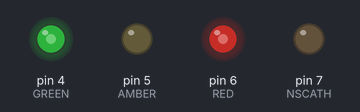
A sketch run on a simulated Arduino Uno, built with avr-gcc and run on an emulated ATmega328P. Parts: output pins drawn as LEDs (lit = HIGH).

Above: at 0.15 s.
At 8.1 s:
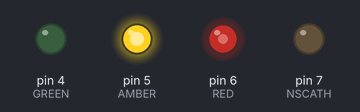
At 16.5 s:
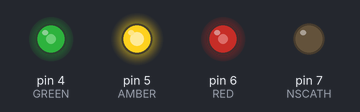
Timing chart, 0 to 18.0 s (numbered marks = the images above):
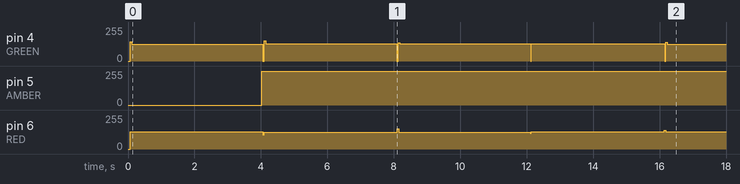

The sketch:

ARUSSELL-T3-TRAFFICLIGHTS-CHARLIE.ino
```cpp
#define GREEN 4               // GREEN leds Anode pin 4
#define AMBER 5               // AMBER leds Anode pin 5
#define RED 6                 // RED leds Anode pin 6
#define NSCATH 7              // NORTH SOUTH leds cathode
#define WECATH 8              // WEST EAST leds cathode

 int TLABEL = 100;            // VARIABLE integer TO TIME LIGHTS LIT STATE

  void setup() {
                              // Initialise pins High Impedance
  pinMode(RED, INPUT);        // High Impedance on RED leds Anode
  pinMode(AMBER, INPUT);      // High Impedance on AMBER leds Anode
  pinMode(GREEN, INPUT);      // High Impedance on GREEN leds Anode
  pinMode(NSCATH, INPUT);     // NORTH SOUTH Cathode  High Impedance
  pinMode(WECATH, INPUT);     // WEST EAST Cathode High Impedance
  }

  void NSRED(){

  pinMode(GREEN, INPUT);      // High Impedance on GREEN leds Anode.
  pinMode(AMBER, INPUT);      // High Impedance on AMBER leds Anode.
  pinMode(WECATH, INPUT);     // WEST EAST Cathode, High Impedance.
  pinMode(RED,OUTPUT);        // Change RED Anode from High Impedance to O/P mode, Low Impedance.
  digitalWrite(RED,HIGH);     // +5V to RED leds Anode, NS and WE.
  pinMode(NSCATH,OUTPUT);     // NORTH SOUTH Cathode (Ground) from High Impedance to O/P mode, Low Impedance.
  digitalWrite(NSCATH,LOW);   // NS Cathode write O/P LOW, sink 40mA, completes circuit on  NS RED. ON.
  delay(5);                   // 5 miliseconds, lit for persistance of vision illusion.

  digitalWrite(RED,LOW);      // 0V to RED leds Anode. OFF
  pinMode(RED,INPUT);         // RED leds Anode High Impedance.
  pinMode(NSCATH,INPUT);      // NORTH SOUTH Cathode High Impedance.
  }

  void WERED(){

  pinMode(GREEN, INPUT);      // High Impedance on GREEN leds Anode.
  pinMode(AMBER, INPUT);      // High Impedance on AMBER leds Anode.
  pinMode(NSCATH, INPUT);     // NORTH SOUTH CATHODE High Impedance.
  pinMode(RED, OUTPUT);       // Change RED Anode from High Impedance, to O/P mode, Low Impedance.
  digitalWrite(RED, HIGH);    // +5v RED leds Anode NS and WE.
  pinMode(WECATH, OUTPUT);    // WEST EAST Cathode (Ground) from High Impedance to O/P mode, Low Impedance.
  digitalWrite(WECATH,LOW);   // WE Cathode write O/P LOW, sink 40mA, completes circuit. WE RED. ON.
  delay(5);                   // 5 miliseconds, lit for persistance of vision illusion.

  digitalWrite(RED, LOW);     // 0V to RED leds Anode. OFF.
  pinMode(RED, INPUT);        // RED leds Anode High Impedance.
  pinMode(WECATH, INPUT);     // WEST EAST Cathode High Impedance.
  }

  void NSREDAMBER(){

  pinMode(GREEN, INPUT);      // High Impedance on GREEN leds Anode.
  pinMode(WECATH, INPUT);     // WEST EAST Cathode High Impedance.
  pinMode(RED,OUTPUT);        // Change RED Anode from High Impedance to Low Impedance, O/P mode.
  pinMode(AMBER, OUTPUT);     // Change AMBER Anode from High Impedance to Low Impedance, O/P mode.
  digitalWrite(RED,HIGH);     // +5V to RED leds Anode, NS and WE.
  digitalWrite(AMBER,HIGH);   // +5V to AMBER leds Anode, NS and WE.
  pinMode(NSCATH,OUTPUT);     // NORTH SOUTH Cathode (GROUND) from High Impedance to O/P mode, Low Impedance.
  digitalWrite(NSCATH,LOW);   // NS Cathode write O/P LOW, sink 40mA, completes circuit. NS RED, AMBER. ON.
  delay(5);                   // 5 miliseconds, lit for persistance of vision illusion.

  digitalWrite(RED,LOW);      // 0V to RED leds Anode. OFF.
  digitalWrite(AMBER, LOW);   // 0V to AMBER leds Anode. OFF.
  pinMode(RED,INPUT);         // RED leds Anode High Impedance.
  pinMode(AMBER, INPUT);      // AMBER leds Anode High Impedance.
  pinMode(NSCATH,INPUT);      // NORTH SOUTH Cathode High Impedance.
  }

  void WEREDAMBER(){

  pinMode(GREEN, INPUT);      // High Impedance on GREEN leds Anode.
  pinMode(NSCATH, INPUT);     // NORT SOUTH Cathode High Impedance.
  pinMode(RED,OUTPUT);        // Change RED from High Impedance to Low Impedance, O/P mode.
  pinMode(AMBER, OUTPUT);     // Change AMBER from High Impedance to Low Impedance, to O/P mode.
  digitalWrite(RED,HIGH);     // +5V to RED leds, NS and WE.
  digitalWrite(AMBER,HIGH);   // +5V to AMBER leds, NS and WE.
  pinMode(WECATH,OUTPUT);     // WEST EAST Cathode (GROUND) from high Impedance to O/P mode, Low Impedance.
  digitalWrite(WECATH,LOW);   // WEST EAST Cathode write O/P LOW, sink 40mA, completes circuit.  WE RED, AMBER. ON.
  delay(5);                   // 5 miliseconds, lit for persistance of vision illusion.

  digitalWrite(RED,LOW);      // 0V to RED leds Anode. OFF.
  digitalWrite(AMBER, LOW);   // 0V to AMBER leds Anode. OFF.
  pinMode(RED,INPUT);         // RED leds Anode High Impedance.
  pinMode(AMBER, INPUT);      // AMBER leds Anode High Impedance.
  pinMode(WECATH,INPUT);      // WEST EAST Cathode High Impedance.
  }

  void NSGREEN(){

  pinMode(RED, INPUT);         // High Impedance on RED leds Anode
  pinMode(AMBER, INPUT);       // High Impedance on AMBER leds Anode.
  pinMode(WECATH, INPUT);      // WEST EAST Cathode High Impedance
  pinMode(GREEN, OUTPUT);      // Change GREEN Anode from High Impedance to Low Impedance, O/P mode.
  digitalWrite(GREEN, HIGH);   // +5v GREEN leds Anode NS and WE.
  pinMode(NSCATH, OUTPUT);     // NORTH SOUTH Cathode (GROUND) from High Impedance to O/P mode, Low Impedance.
  digitalWrite(NSCATH,LOW);    // NORTH SOUTH Cathode write O/P LOW, sink 40mA, completes circuit. NS GREEN ON.
  delay(5);                    // 5 miliseconds, lit for persistance of vision illusion.

  digitalWrite(GREEN, LOW);    // 0V to GREEN leds Anode. OFF.
  pinMode(GREEN, INPUT);       // GREEN leds Anode High Impedance.
  pinMode(NSCATH,INPUT);       // NORTH SOUTH Cathode High Impedance.
  }

  void WEGREEN(){

  pinMode(RED, INPUT);         // High Impedance on RED leds Anode.
  pinMode(AMBER, INPUT);       // High Impedance on AMBER leds Anode.
  pinMode(NSCATH, INPUT);      // NORTH SOUTH Cathode High Impedance.
  pinMode(GREEN, OUTPUT);      // Change GREEN Anode from High Impedance to Low Impedance, O/P mode.
  digitalWrite(GREEN, HIGH);   // +5v GREEN leds Anode NS and WE.
  pinMode(WECATH, OUTPUT);     // WEST EAST Cathode (GROUND) from High Impedance to O/P mode, Low Impedance.
  digitalWrite(WECATH,LOW);    // WEST EAST Cathode write O/P LOW, sink 40mA, completes circuit. WE GREEN ON.
  delay(5);                    // 5 miliseconds, lit for persistance of vision illusion.

  digitalWrite(GREEN, LOW);    // 0V to GREEN leds Anode. OFF.
  pinMode(GREEN, INPUT);       // GREEN leds Anode High Impedance .
  pinMode(WECATH,INPUT);       // WEST EAST Cathode High Impedance.
  }

  void NSAMBER(){

  pinMode(RED, INPUT);          // High Impedance on RED leds Anode.
  pinMode(GREEN, INPUT);        // High Impedance on GREEN leds Anode.
  pinMode(WECATH, INPUT);       // WEST EAST Cathode High Impedance.
  pinMode(AMBER, OUTPUT);       // Change AMBER leds from High Impedance to Low Impedance, O/P mode.
  digitalWrite(AMBER,HIGH);     // +5V to AMBER leds, NS and WE.
  pinMode(NSCATH,OUTPUT);       // NORTH SOUTH Cathode (GROUND) from High Impedance to O/P mode, Low Impedance.
  digitalWrite(NSCATH,LOW);     // NORT SOUTH circuit complete, Cathode sinks 400mA. NS AMBER ON.
  delay(5);                     // 5 miliseconds, lit for persistance of vision illusion.

  digitalWrite(AMBER,LOW);      // 0V to AMBER leds Anode
  pinMode(AMBER, INPUT);        // AMBER leds Cathode High Impedance.
  pinMode(NSCATH,INPUT);        // NORTH SOUTH Cathode High Impedance.
  }

  void WEAMBER(){

  pinMode(RED, INPUT);          // High Impedance on RED leds Anode.
  pinMode(GREEN, INPUT);        // High Impedance on GREEN leds Anode.
  pinMode(NSCATH, INPUT);       // NORT SOUTH Cathode High Impedance.
  pinMode(AMBER, OUTPUT);       // Change AMBER leds from High Impedance to Low Impedance, O/P mode.
  digitalWrite(AMBER,HIGH);     // +5V to AMBER leds, NS and WE.
  pinMode(WECATH,OUTPUT);       // WEST EAST Cathode (GROUND) from High Impedance to O/P mode, low impedance.
  digitalWrite(WECATH,LOW);     // WEST EAST circuit complete, Cathode sinks 400mA. WE AMBER ON.
  delay(5);                     // 5 miliseconds, lit for persistance of vision illusion.

  digitalWrite(AMBER,LOW);      // 0V to AMBER leds Anode. OFF.
  pinMode(AMBER, INPUT);        // AMBER leds Cathode High Impedance.
  pinMode(NSCATH,INPUT);        // NORTH SOUTH Cathode High Impedance.
  }


void loop() {

//STATE 1. NS RED , WE GREEN
  TLABEL = 300;                       // 3 seconds.
  for(int x = 0; x < TLABEL; x++){    // Create TLABEL/100 seconds loop for mux´d leds

  NSRED();                            // NORTH SOUTH RED ON.
  WEGREEN();                          // WEST EAST GREEN ON.
  }


//STATE 2. NS RED + AMBER, WE AMBER
  TLABEL = 100;                       // 1 second.
  for(int x = 0; x < TLABEL; x++){    // Create TLABEL/100 seconds loop for mux´d leds

  NSREDAMBER();                       // NORTH SOUTH RED, AMBER ON.
  WEAMBER();                          // WEST EAST AMBER ON.
  }


//STATE 3. NS GREEN, WE RED
  TLABEL = 300;                       // 3 seconds.
  for(int x = 0; x < TLABEL; x++){    //Create TLABEL/100 seconds loop for mux´d leds

    NSGREEN();                        // NORTH SOUTH GREEN ON.
    WERED();                          // WEST EAST RED ON.
  }


//STATE 4. NS AMBER, WE RED & AMBER
  TLABEL = 100;                       // 1 second.
  for(int x = 0; x < TLABEL; x++){    // Create TLABEL/100 seconds loop for mux´d leds

  NSAMBER();                          // NORTH SOUTH RED, AMBER ON.
  WEREDAMBER();                       // WEST EAST AMBER ON.
  }


}
```

Measured:
- by itself, pin 4 (GREEN): ramps from 153/255 to 0/255 and jumps back, once every 4.0 s
- by itself, pin 5 (AMBER): 0/255 → 254/255 at 4.0 s, → 255/255 8.1 s later, → 254/255 4.0 s later
